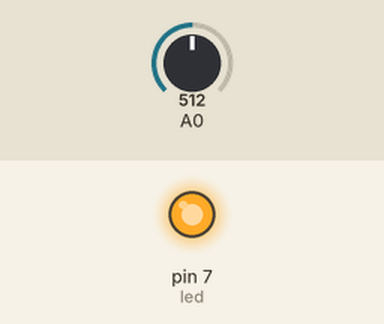
A sketch run on a simulated Arduino Uno, built with avr-gcc and run on an emulated ATmega328P. On the bench: output pins drawn as LEDs (lit = HIGH). Inputs (shaded band) come from the test bench; at power-on: A0 = 512. What the sketch prints to the serial monitor is not drawn.

Above: at 0.3 s.
Timing chart, 0 to 1.8 s (numbered marks = the images above):
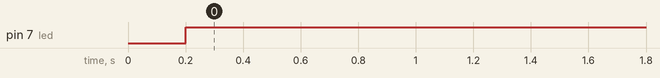

The sketch:

Read_EMG___LED_ON.ino
```cpp
const int led = 7;

void setup() {
  // initialize serial communication at 9600 bits per second:
  Serial.begin(9600);
  pinMode(led, OUTPUT); // LED
}
void loop() {
  // read the input on analog pin 0:
  int sensorValue = analogRead(A0);

  // print out the value you read:
  Serial.println(sensorValue);
  delay(200);        // delay in between reads for stability

if(sensorValue < 50)
{
  digitalWrite(led, LOW);
         }
else {
  digitalWrite(led, HIGH);
}

  }
```

Measured:
- by itself, pin 7 (led): LOW → HIGH at 0.20 s
